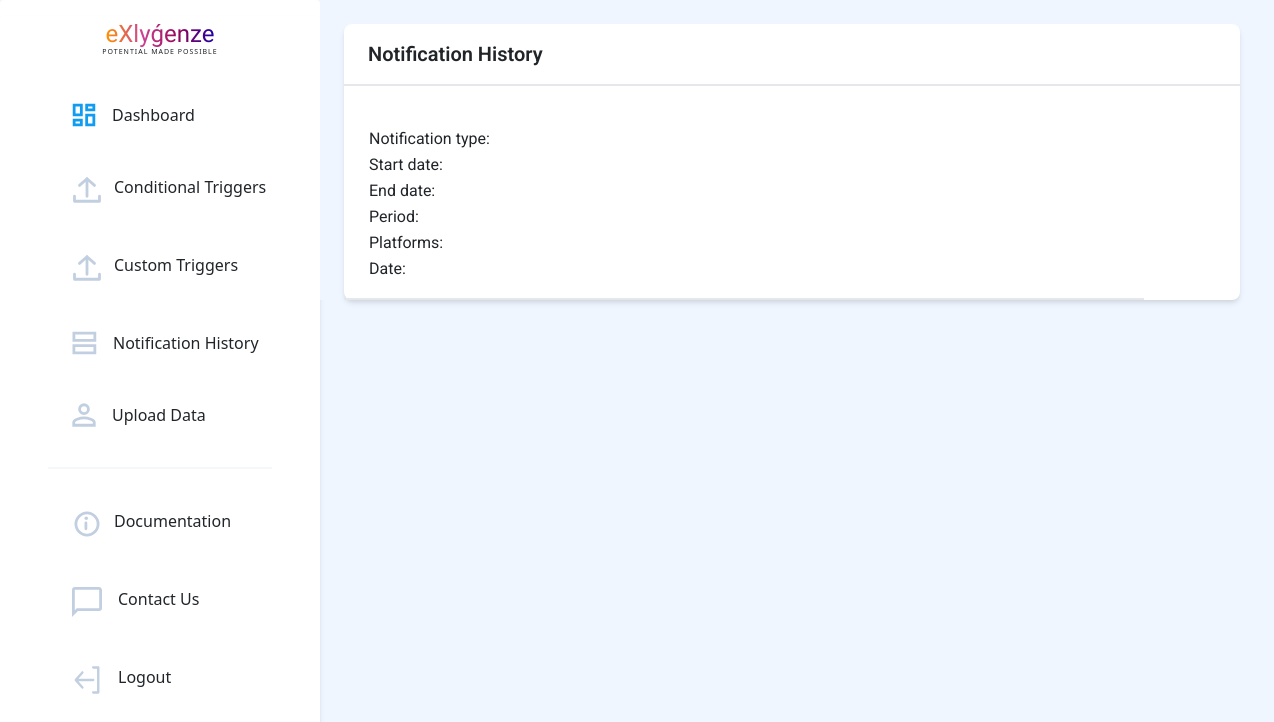
Page /history/18 on the earlier database version.
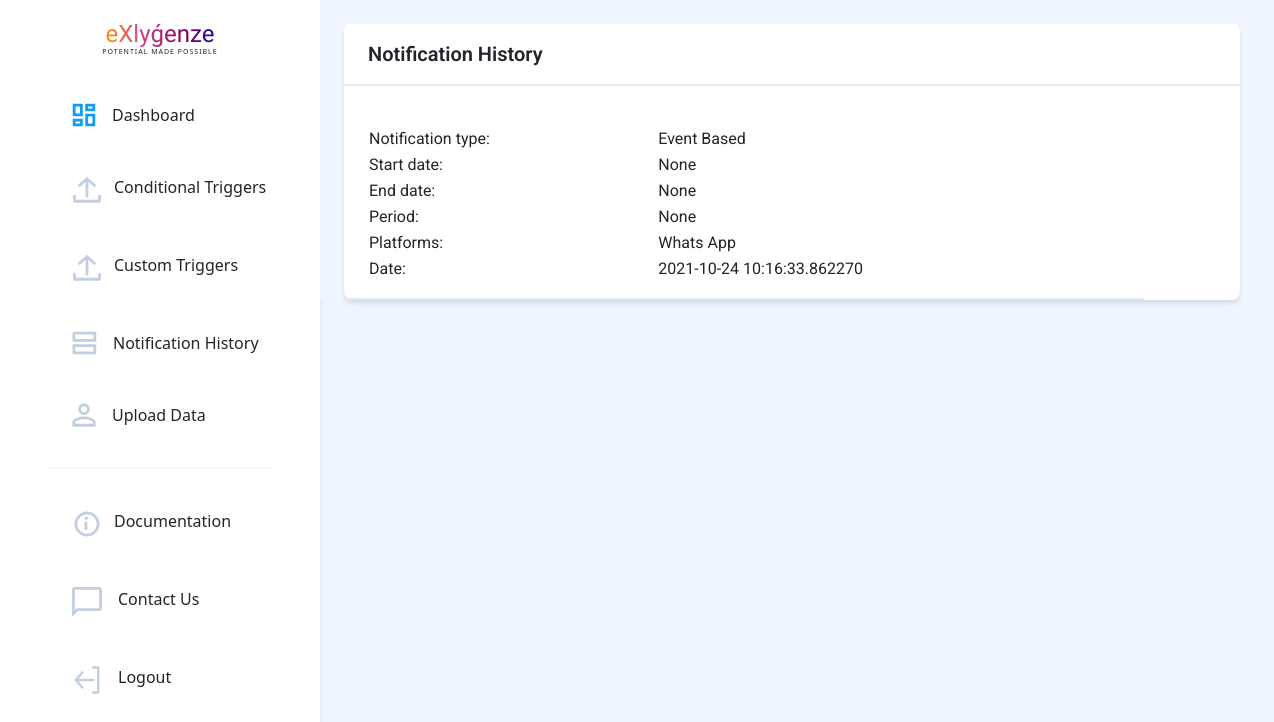
Same page on the later database version.
### application/models.py (models this page shows, shortened)
class NotificationHistory(db.Model, UserMixin):
    id = db.Column(db.Integer, primary_key=True)
    type = db.Column(db.String(20),nullable=False)
    start_date = db.Column(db.DateTime)
    end_date = db.Column(db.DateTime)
    period = db.Column(db.Integer)
    message_body = db.Column(db.String(500),nullable=False)
    email = db.Column(db.Boolean,default=False,nullable=False)
    whatsapp = db.Column(db.Boolean,default=False,nullable=False)
    sms = db.Column(db.Boolean,default=False,nullable=False)
    date_time = db.Column(db.DateTime,nullable = False, default = datetime.utcnow)
    user_id = db.Column(db.Integer,db.ForeignKey('user.id'),nullable=False)

### application/routes.py (the view)
@app.route('/history/<int:notif_id>')
def notification_history_id(notif_id):
    notif = NotificationHistory.query.get(notif_id)
    return render_template('history_id.html', notif = notif)

### application/templates/history_id.html (shortened to what this page needs)
{% extends 'basic.html'%}
{% block body %}
<body>
    <div class="bg-blue-50 flex">
        {% include "navbar.html" %}
        <div class="flex">
            <div>
                <div class="subideabody" style="font-family: 'Roboto';">
                    <div class=" bg-blue-50 flex  ">
                        <div class="mx-4 flex-grow">
                            <br>
                            <div class=" flex flex-wrap ">
                                <div class=" bg-white max-w-4xl rounded-lg w-screen shadow-md">
                                    <div>
                                        <div class="py-3 pl-6 font-medium text-xl border-b-2 font-semibold">Notification History </div>
                                        <br>
                                        <div class="py-3 pl-6 border-b-2" style = "width:800px">
                                            <table style = "width: 100%;">
                                                <tr>
                                                    <td>Notification type: </td>
                                                    <td>{{notif.type}}</td>
                                                </tr>
                                                <tr>
                                                    <td>Start date: </td>
                                                    <td>{{notif.start_date}}</td>
                                                </tr>
                                                <tr>
                                                    <td>End date: </td>
                                                    <td>{{notif.end_date}}</td>
                                                </tr>
                                                <tr>
                                                    <td>Period: </td>
                                                    <td>{{notif.period}}</td>
                                                </tr>
                                                <tr>
                                                    <td>Platforms: </td>
                                                    <td>{% if notif.whatsapp %}Whats App {% endif %}{% if notif.sms %} SMS {% endif %}{% if notif.email %} Email {% endif %}</td>
                                                </tr>
                                                <tr>
                                                    <td>Date: </td>
                                                    <td>{{notif.date_time}}</td>
                                                </tr>
                                            </table>
                                    </div>
                                    </div>
                                </div>
                            </div>
                        </div>
                    </div>
                </div>
            </div>
        </div>
    </div>
</body>
{%endblock%}

### application/templates/basic.html (shortened to what this page needs)
<!DOCTYPE html>
<html>
<head>
    <link rel = "stylesheet" href = "{{url_for('static',filename='style.css')}}">
    <link rel="stylesheet" href="https://unpkg.com/aos@next/dist/aos.css" />
    <link rel="stylesheet" href="https://use.fontawesome.com/releases/v5.7.2/css/all.css"
>
        <link href="https://cdn.jsdelivr.net/npm/bootstrap@5.0.2/dist/css/bootstrap.min.css" rel="stylesheet">
    <link rel="stylesheet" href="https://cdn.jsdelivr.net/npm/bootstrap-icons@1.3.0/font/bootstrap-icons.css" />
    <link href="https://unpkg.com/tailwindcss@^2/dist/tailwind.min.css" rel="stylesheet">
</head>
<body>
    {% block body %} {% endblock %}
</body>
</html>

### application/templates/navbar.html (shortened to what this page needs)
<head>
</head>
<nav class="hidden sm:block bg-white h-screen w-80 border-gray-400 rounded">
    <div class=" mt-3 flex flex-col justify-center bg-white w-80 border-gray-400 rounded shadow-md px-12">
        <center><span style="font-family:'Balsamiq Sans' ;font-size: 24px;font-weight: 300;background: linear-gradient(to right,rgb(255, 145, 0), rgb(204, 68, 147),rgb(150, 6, 90),rgb(31, 1, 163));-webkit-background-clip: text;background-clip:transparent;
                -webkit-text-fill-color: transparent;"><b>eXlyǵenze</b></span><BR>
                <div style="font-size: 7px;font-weight:500px;letter-spacing: 1px;transform: translate(0,-5px);">POTENTIAL MADE POSSIBLE</div></center>
        <div class="elements pt-2 mt-2 mb-28 flex flex-col justify-center">
            <a href="{{ url_for('home') }}"
                class="rounded-full flex flex-nowrap py-4 pl-6 w-60 hover:border-0 hover:bg-gray-100 hover:no-underline">
                <svg width="24" height="24" viewBox="0 0 24 24" fill="none" xmlns="http://www.w3.org/2000/svg">
                    <path
                        d="M9.35 11.85H2.15V2.15H9.35V11.85ZM9.35 21.85H2.15V17.15H9.35V21.85ZM21.85 21.85H14.65V12.15H21.85V21.85ZM14.65 6.85V2.15H21.85V6.85H14.65Z"
                        stroke="#109CF1" stroke-width="2.8" />
                </svg>
                <p class="pl-4 hover:no-underline">Dashboard</p>
            </a>
            <a href="{{ url_for('conditional_triggers') }}"
                class="rounded-full flex flex-nowrap py-4 w-60 pl-6 hover:border-0 hover:bg-gray-100 hover:no-underline">
                <p class="pl-3 no-underline">Conditional Triggers</p>
            </a>
            <a href="{{ url_for('custom') }}"
                class="rounded-full flex flex-nowrap py-4 w-60 pl-6 hover:border-0 hover:bg-gray-100 hover:no-underline">
                <p class="pl-3 no-underline">Custom Triggers</p>
            </a>
            <a href="{{ url_for('notification_history') }}"
                class="rounded-full flex flex-nowrap py-4 w-60 pl-6 hover:border-0 hover:bg-gray-100 hover:no-underline">
                <svg width="25" height="24" viewBox="0 0 25 24" fill="none" xmlns="http://www.w3.org/2000/svg">
                    <path d="M1.9 9.35V2.15H22.85V9.35H1.9ZM1.9 21.85V14.65H22.85V21.85H1.9Z" stroke="#C2CFE0"
                        stroke-width="2.8" />
                </svg>
                <p class="pl-4 no-underline">Notification History</p>
            </a>
            <a href="{{ url_for('data') }}"
                class="rounded-full flex flex-nowrap py-4 w-60 pl-6 hover:border-0 hover:bg-gray-100 mb-3 hover:no-underline"
                style="cursor:pointer;">
                <p class="pl-4 no-underline">Upload Data</p>
            </a>
            <hr class="border bg-gray-200" />
            <a href="{{ url_for('documentation') }}"
                class="rounded-full flex flex-nowrap py-4 w-60 pl-6 hover:border-0 hover:bg-gray-100 hover:no-underline mt-3">
                <p class="pl-3 no-underline">Documentation</p>
            </a>
            <a href=""
                class="rounded-full flex flex-nowrap py-4 w-60 pl-6 hover:border-0 hover:bg-gray-100 hover:no-underline">
                <p class="pl-4 no-underline">Contact Us</p>
            </a>
            <a href="{{ url_for('logout') }}"
                class="side rounded-full flex flex-nowrap py-4 pl-6 w-60 hover:border-0 hover:bg-gray-100 hover:no-underline">
                <p class="pl-4 no-underline">Logout</p>
            </a>
        </div>
    </div>
</nav>

### application/templates/history_id.html (style rules this page uses)
.subideabody { font-family: 'Poppins'; background-color: #f8f8f8; }

Differences in the rows shown:
added NotificationHistory: type "Event Based", start_date "None", end_date "None", period "None", date_time "2021-10-24 10:16:33.862270"
Other differences:
text now shown: "Whats App"
